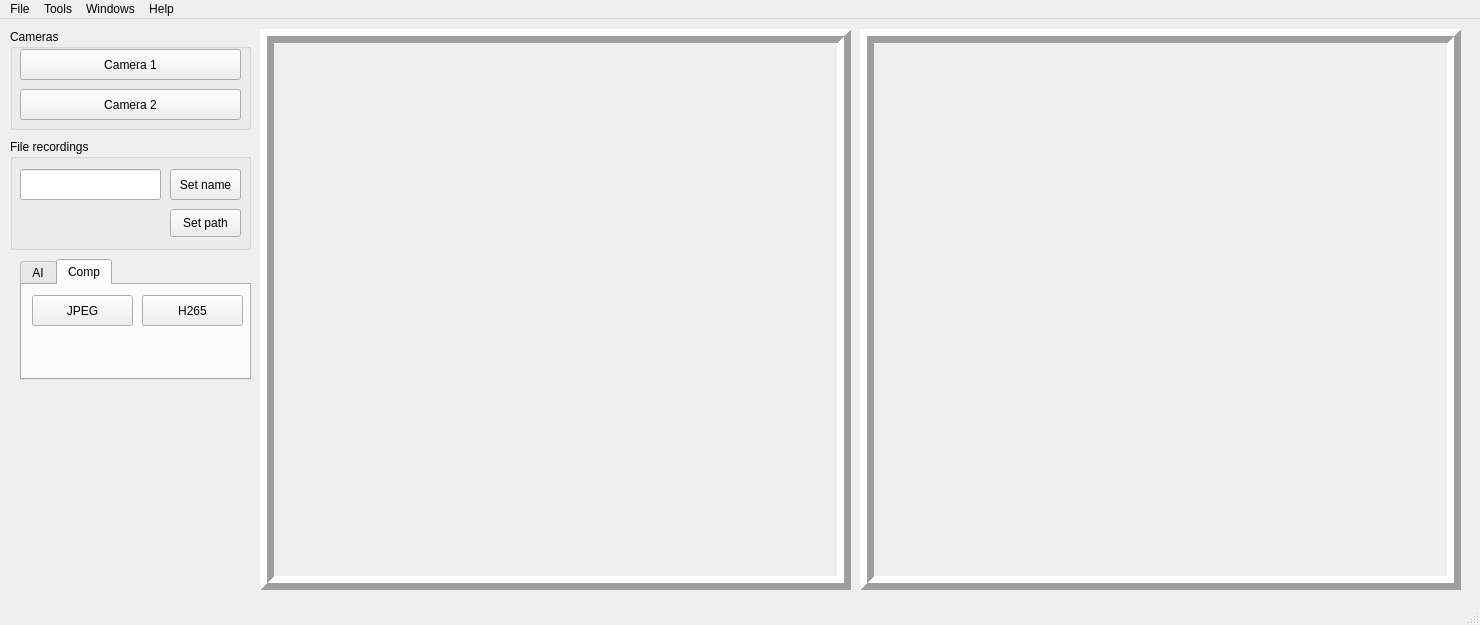
<?xml version="1.0" encoding="UTF-8"?>
<ui version="4.0">
 <class>MainWindow</class>
 <widget class="QMainWindow" name="MainWindow">
  <property name="geometry">
   <rect>
    <x>0</x>
    <y>0</y>
    <width>1480</width>
    <height>625</height>
   </rect>
  </property>
  <property name="windowTitle">
   <string>My cameras</string>
  </property>
  <widget class="QWidget" name="centralwidget">
   <widget class="QGroupBox" name="groupBox">
    <property name="geometry">
     <rect>
      <x>10</x>
      <y>10</y>
      <width>241</width>
      <height>101</height>
     </rect>
    </property>
    <property name="title">
     <string>Cameras</string>
    </property>
    <widget class="QPushButton" name="Button_camera1">
     <property name="geometry">
      <rect>
       <x>10</x>
       <y>20</y>
       <width>221</width>
       <height>31</height>
      </rect>
     </property>
     <property name="text">
      <string>Camera 1</string>
     </property>
    </widget>
    <widget class="QPushButton" name="Button_camera2">
     <property name="geometry">
      <rect>
       <x>10</x>
       <y>60</y>
       <width>221</width>
       <height>31</height>
      </rect>
     </property>
     <property name="text">
      <string>Camera 2</string>
     </property>
    </widget>
   </widget>
   <widget class="QGroupBox" name="groupBox_2">
    <property name="geometry">
     <rect>
      <x>10</x>
      <y>120</y>
      <width>241</width>
      <height>111</height>
     </rect>
    </property>
    <property name="title">
     <string>File recordings</string>
    </property>
    <widget class="QLabel" name="Label_savepath">
     <property name="geometry">
      <rect>
       <x>10</x>
       <y>70</y>
       <width>141</width>
       <height>21</height>
      </rect>
     </property>
     <property name="text">
      <string/>
     </property>
    </widget>
    <widget class="QLineEdit" name="Edit_filename">
     <property name="geometry">
      <rect>
       <x>10</x>
       <y>30</y>
       <width>141</width>
       <height>31</height>
      </rect>
     </property>
     <property name="text">
      <string/>
     </property>
    </widget>
    <widget class="QPushButton" name="Button_filename">
     <property name="geometry">
      <rect>
       <x>160</x>
       <y>30</y>
       <width>71</width>
       <height>31</height>
      </rect>
     </property>
     <property name="text">
      <string>Set name</string>
     </property>
    </widget>
    <widget class="QPushButton" name="Button_savepath">
     <property name="geometry">
      <rect>
       <x>160</x>
       <y>70</y>
       <width>71</width>
       <height>28</height>
      </rect>
     </property>
     <property name="text">
      <string>Set path</string>
     </property>
    </widget>
   </widget>
   <widget class="QTabWidget" name="tabWidget">
    <property name="geometry">
     <rect>
      <x>20</x>
      <y>240</y>
      <width>231</width>
      <height>121</height>
     </rect>
    </property>
    <property name="currentIndex">
     <number>1</number>
    </property>
    <widget class="QWidget" name="tab">
     <attribute name="title">
      <string>AI</string>
     </attribute>
     <widget class="QPushButton" name="Button_recording">
      <property name="geometry">
       <rect>
        <x>10</x>
        <y>10</y>
        <width>101</width>
        <height>31</height>
       </rect>
      </property>
      <property name="text">
       <string>Person</string>
      </property>
     </widget>
     <widget class="QPushButton" name="Button_endrecording">
      <property name="geometry">
       <rect>
        <x>120</x>
        <y>10</y>
        <width>101</width>
        <height>31</height>
       </rect>
      </property>
      <property name="text">
       <string/>
      </property>
     </widget>
     <widget class="QLabel" name="Label_mrecordingtime">
      <property name="geometry">
       <rect>
        <x>10</x>
        <y>50</y>
        <width>211</width>
        <height>21</height>
       </rect>
      </property>
      <property name="text">
       <string/>
      </property>
     </widget>
    </widget>
    <widget class="QWidget" name="tab_2">
     <attribute name="title">
      <string>Comp</string>
     </attribute>
     <widget class="QPushButton" name="Button_trigger">
      <property name="geometry">
       <rect>
        <x>10</x>
        <y>10</y>
        <width>101</width>
        <height>31</height>
       </rect>
      </property>
      <property name="text">
       <string>JPEG</string>
      </property>
     </widget>
     <widget class="QPushButton" name="Button_canceltrigger">
      <property name="geometry">
       <rect>
        <x>120</x>
        <y>10</y>
        <width>101</width>
        <height>31</height>
       </rect>
      </property>
      <property name="text">
       <string>H265</string>
      </property>
     </widget>
     <widget class="QLabel" name="Label_trecordingtime">
      <property name="geometry">
       <rect>
        <x>10</x>
        <y>50</y>
        <width>211</width>
        <height>21</height>
       </rect>
      </property>
      <property name="text">
       <string/>
      </property>
     </widget>
    </widget>
   </widget>
   <widget class="QLabel" name="video1">
    <property name="geometry">
     <rect>
      <x>260</x>
      <y>10</y>
      <width>591</width>
      <height>561</height>
     </rect>
    </property>
    <property name="frameShape">
     <enum>QFrame::Box</enum>
    </property>
    <property name="frameShadow">
     <enum>QFrame::Raised</enum>
    </property>
    <property name="lineWidth">
     <number>7</number>
    </property>
    <property name="text">
     <string/>
    </property>
   </widget>
   <widget class="QLabel" name="video2">
    <property name="geometry">
     <rect>
      <x>860</x>
      <y>10</y>
      <width>601</width>
      <height>561</height>
     </rect>
    </property>
    <property name="frameShape">
     <enum>QFrame::Box</enum>
    </property>
    <property name="frameShadow">
     <enum>QFrame::Raised</enum>
    </property>
    <property name="lineWidth">
     <number>7</number>
    </property>
    <property name="text">
     <string/>
    </property>
   </widget>
  </widget>
  <widget class="QMenuBar" name="menubar">
   <property name="geometry">
    <rect>
     <x>0</x>
     <y>0</y>
     <width>1480</width>
     <height>26</height>
    </rect>
   </property>
   <widget class="QMenu" name="menuFile">
    <property name="title">
     <string>File</string>
    </property>
   </widget>
   <widget class="QMenu" name="menuTools">
    <property name="title">
     <string>Tools</string>
    </property>
   </widget>
   <widget class="QMenu" name="menuWindows">
    <property name="title">
     <string>Windows</string>
    </property>
   </widget>
   <widget class="QMenu" name="menuHelp">
    <property name="title">
     <string>Help</string>
    </property>
   </widget>
   <addaction name="menuFile"/>
   <addaction name="menuTools"/>
   <addaction name="menuWindows"/>
   <addaction name="menuHelp"/>
  </widget>
  <widget class="QStatusBar" name="statusbar"/>
 </widget>
 <resources/>
 <connections/>
</ui>
